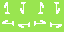

The image is a tile-based game level rendered from a .tmx file. Its description and complete source (layers, tilesets, objects, tile grids) follow:
An orthogonal 4x2 tile map with 16x16 px tiles, 1 tile layer (set).

<map version="1.10" tiledversion="1.10.2" orientation="orthogonal" renderorder="right-down" width="4" height="2" tilewidth="16" tileheight="16" infinite="0" nextlayerid="6" nextobjectid="1">
 <tileset firstgid="1" source="../spr_test_tileset.tsx" />
 <layer id="1" name="set" width="4" height="2">
  <data encoding="csv">
2,1073741826,2147483650,3221225474,
536870914,1610612738,2684354562,3758096386
</data>
 </layer>
</map>
